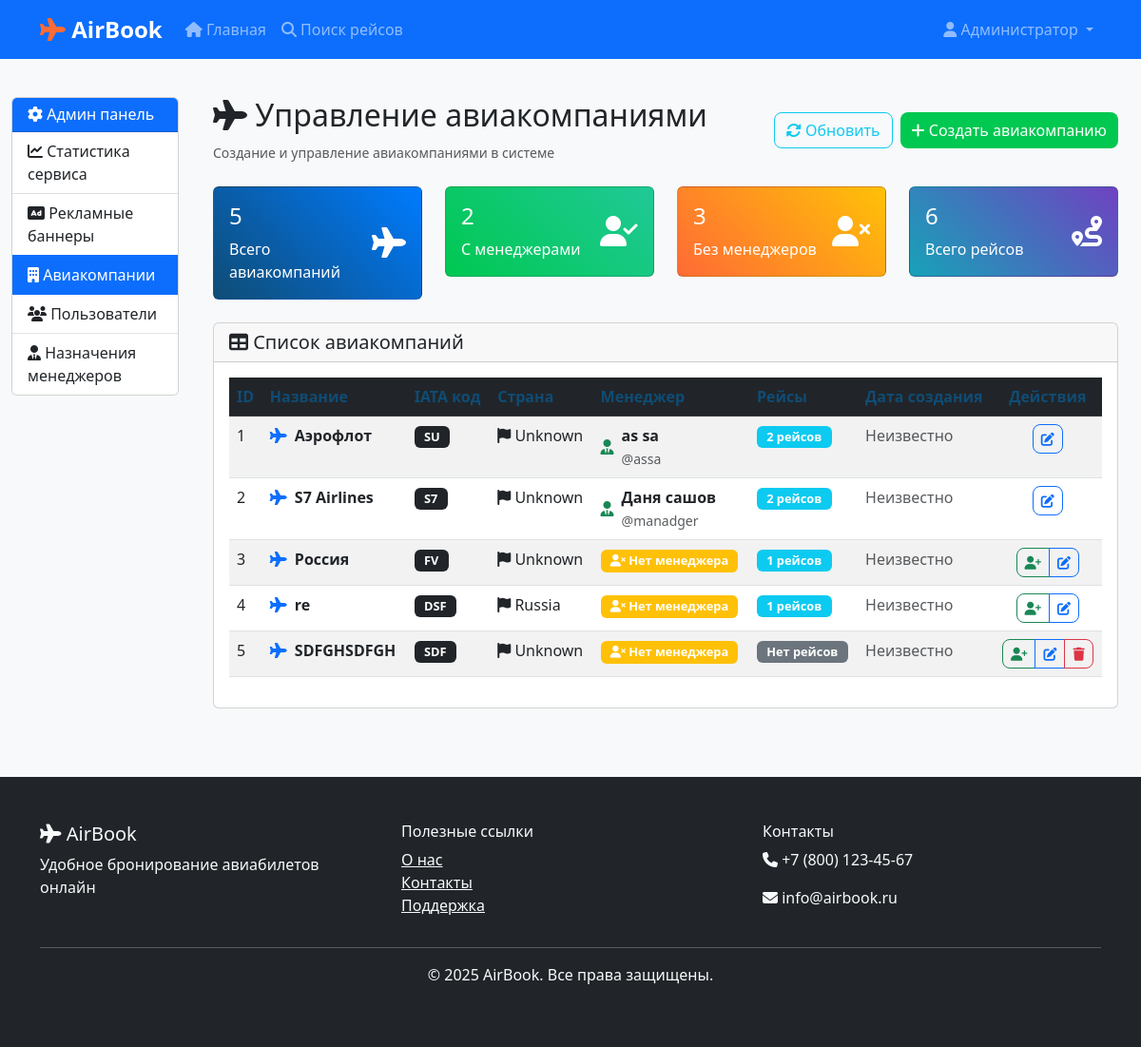
Page /admin/airlines (signed in) on the committed database.
### models.py (models this page shows, shortened)
class User(UserMixin, db.Model):
    id = db.Column(db.Integer, primary_key=True)
    username = db.Column(db.String(80), unique=True, nullable=False)
    email = db.Column(db.String(120), unique=True, nullable=False)
    password_hash = db.Column(db.String(128))
    role = db.Column(db.String(20), default='user')  # user, manager, admin
    first_name = db.Column(db.String(50))
    last_name = db.Column(db.String(50))
    phone = db.Column(db.String(20))
    company_id = db.Column(db.Integer, db.ForeignKey('airline.id'), nullable=True)  # Для менеджеров
    created_at = db.Column(db.DateTime, default=datetime.utcnow)
    is_active = db.Column(db.Boolean, default=True, nullable=False)  # Статус активности
    bookings = db.relationship('Booking', backref='user', lazy=True)
    company = db.relationship('Airline', backref='managers', lazy=True)
    def is_admin(self):
        return self.role == 'admin'
    def is_manager(self):
        return self.role == 'manager'

class Airline(db.Model):
    id = db.Column(db.Integer, primary_key=True)
    code = db.Column(db.String(3), unique=True, nullable=False)  # IATA код авиакомпании
    name = db.Column(db.String(100), nullable=False)
    country = db.Column(db.String(50), nullable=False)  # Страна авиакомпании
    flights = db.relationship('Flight', backref='airline', lazy=True)

### app.py (the view)
    @app.route('/admin/airlines')
    @login_required
    def admin_airlines():
        if not current_user.is_admin():
            flash('Доступ запрещен', 'error')
            return redirect(url_for('index'))
        airlines = Airline.query.all()
        airline_managers = {}
        for airline in airlines:
            managers = User.query.filter_by(company_id=airline.id, role='manager').all()
            airline_managers[airline.id] = managers[0] if managers else None
        unassigned_managers = User.query.filter_by(role='manager', company_id=None).all()
        airlines_with_managers = 0
        airlines_without_managers = 0
        total_flights = 0
        for airline in airlines:
            if airline_managers.get(airline.id):
                airlines_with_managers += 1
            else:
                airlines_without_managers += 1
            if airline.flights:
                total_flights += len(airline.flights)
        return render_template('admin/airlines.html',
                             airlines=airlines,
                             airline_managers=airline_managers,
                             unassigned_managers=unassigned_managers,
                             airlines_with_managers=airlines_with_managers,
                             airlines_without_managers=airlines_without_managers,
                             total_flights=total_flights)

### templates/admin/airlines.html (shortened to what this page needs)
{% extends "admin/base.html" %}
{% block admin_content %}
<div class="container-fluid">
    <div class="row">
        <div class="col-12">
            <div class="d-flex justify-content-between align-items-center mb-4">
                <div>
                    <h2><i class="fas fa-plane"></i> Управление авиакомпаниями</h2>
                    <small class="text-muted">Создание и управление авиакомпаниями в системе</small>
                </div>
                <div class="d-flex gap-2">
                    <button class="btn btn-outline-info" onclick="refreshPage()" title="Обновить">
                        <i class="fas fa-sync-alt"></i> Обновить
                    </button>
                    <button class="btn btn-success" data-bs-toggle="modal" data-bs-target="#createAirlineModal">
                        <i class="fas fa-plus"></i> Создать авиакомпанию
                    </button>
                </div>
            </div>
            <div class="row mb-4">
                <div class="col-md-3">
                    <div class="card bg-primary text-white">
                        <div class="card-body">
                            <div class="d-flex justify-content-between">
                                <div>
                                    <h4>{{ airlines|length }}</h4>
                                    <span>Всего авиакомпаний</span>
                                </div>
                                <div class="align-self-center">
                                    <i class="fas fa-plane fa-2x"></i>
                                </div>
                            </div>
                        </div>
                    </div>
                </div>
                <div class="col-md-3">
                    <div class="card bg-success text-white">
                        <div class="card-body">
                            <div class="d-flex justify-content-between">
                                <div>
                                    <h4>{{ airlines_with_managers }}</h4>
                                    <span>С менеджерами</span>
                                </div>
                                <div class="align-self-center">
                                    <i class="fas fa-user-check fa-2x"></i>
                                </div>
                            </div>
                        </div>
                    </div>
                </div>
                <div class="col-md-3">
                    <div class="card bg-warning text-white">
                        <div class="card-body">
                            <div class="d-flex justify-content-between">
                                <div>
                                    <h4>{{ airlines_without_managers }}</h4>
                                    <span>Без менеджеров</span>
                                </div>
                                <div class="align-self-center">
                                    <i class="fas fa-user-times fa-2x"></i>
                                </div>
                            </div>
                        </div>
                    </div>
                </div>
                <div class="col-md-3">
                    <div class="card bg-info text-white">
                        <div class="card-body">
                            <div class="d-flex justify-content-between">
                                <div>
                                    <h4>{{ total_flights }}</h4>
                                    <span>Всего рейсов</span>
                                </div>
                                <div class="align-self-center">
                                    <i class="fas fa-route fa-2x"></i>
                                </div>
                            </div>
                        </div>
                    </div>
                </div>
            </div>
            <div class="card">
                <div class="card-header">
                    <h5 class="mb-0"><i class="fas fa-table"></i> Список авиакомпаний</h5>
                </div>
                <div class="card-body">
                    {% if airlines %}
                        <div class="table-responsive">
                            <table class="table table-striped table-hover">
                                <thead class="table-dark">
                                    <tr>
                                        <th>ID</th>
                                        <th>Название</th>
                                        <th>IATA код</th>
                                        <th>Страна</th>
                                        <th>Менеджер</th>
                                        <th>Рейсы</th>
                                        <th>Дата создания</th>
                                        <th class="text-center">Действия</th>
                                    </tr>
                                </thead>
                                <tbody>
                                    {% for airline in airlines %}
                                        <tr>
                                            <td>{{ airline.id }}</td>
                                            <td>
                                                <div class="d-flex align-items-center">
                                                    <i class="fas fa-plane text-primary me-2"></i>
                                                    <strong>{{ airline.name }}</strong>
                                                </div>
                                            </td>
                                            <td>
                                                <span class="badge bg-dark">{{ airline.code }}</span>
                                            </td>
                                            <td>
                                                <i class="fas fa-flag"></i> {{ airline.country }}
                                            </td>
                                            <td>
                                                {% set manager = airline_managers[airline.id] %}
                                                {% if manager %}
                                                    <div class="d-flex align-items-center">
                                                        <i class="fas fa-user-tie text-success me-2"></i>
                                                        <div>
                                                            <strong>{{ manager.first_name }} {{ manager.last_name }}</strong>
                                                            <br>
                                                            <small class="text-muted">@{{ manager.username }}</small>
                                                        </div>
                                                    </div>
                                                {% else %}
                                                    <span class="badge bg-warning">
                                                        <i class="fas fa-user-times"></i> Нет менеджера
                                                    </span>
                                                {% endif %}
                                            </td>
                                            <td>
                                                {% if airline.flights %}
                                                    <span class="badge bg-info">{{ airline.flights|length }} рейсов</span>
                                                {% else %}
                                                    <span class="badge bg-secondary">Нет рейсов</span>
                                                {% endif %}
                                            </td>
                                            <td>
                                                {% if airline.created_at %}
                                                    {{ airline.created_at.strftime('%d.%m.%Y') }}
                                                {% else %}
                                                    <span class="text-muted">Неизвестно</span>
                                                {% endif %}
                                            </td>
                                            <td class="text-center">
                                                <div class="btn-group" role="group">
                                                    {% if not airline_managers[airline.id] %}
                                                        <button class="btn btn-sm btn-outline-success"
                                                                onclick="assignManagerToAirline({{ airline.id }}, '{{ airline.name }}')"
                                                                title="Назначить менеджера">
                                                            <i class="fas fa-user-plus"></i>
                                                        </button>
                                                    {% endif %}
                                                    <button class="btn btn-sm btn-outline-primary"
                                                            onclick="editAirline({{ airline.id }}, '{{ airline.name }}', '{{ airline.code }}', '{{ airline.country }}')"
                                                            title="Редактировать">
                                                        <i class="fas fa-edit"></i>
                                                    </button>
                                                    {% if not airline.flights %}
                                                        <button class="btn btn-sm btn-outline-danger"
                                                                onclick="deleteAirline({{ airline.id }}, '{{ airline.name }}')"
                                                                title="Удалить">
                                                            <i class="fas fa-trash"></i>
                                                        </button>
                                                    {% endif %}
                                                </div>
                                            </td>
                                        </tr>
                                    {% endfor %}
                                </tbody>
                            </table>
                        </div>
                    {% endif %}
                </div>
            </div>
        </div>
    </div>
</div>
{% endblock %}

### templates/base.html (shortened to what this page needs)
<!DOCTYPE html>
<html lang="ru">
<head>
    <link href="https://cdn.jsdelivr.net/npm/bootstrap@5.3.0/dist/css/bootstrap.min.css" rel="stylesheet">
    <link rel="stylesheet" href="https://cdnjs.cloudflare.com/ajax/libs/font-awesome/6.4.0/css/all.min.css">
    <link rel="stylesheet" href="{{ url_for('static', filename='css/style.css') }}">
</head>
<body>
    <nav class="navbar navbar-expand-lg navbar-dark bg-primary">
        <div class="container">
            <a class="navbar-brand" href="{{ url_for('index') }}">
                <i class="fas fa-plane"></i> AirBook
            </a>
            <div class="collapse navbar-collapse" id="navbarNav">
                <ul class="navbar-nav me-auto">
                    <li class="nav-item">
                        <a class="nav-link" href="{{ url_for('index') }}">
                            <i class="fas fa-home"></i> Главная
                        </a>
                    </li>
                    <li class="nav-item">
                        <a class="nav-link" href="{{ url_for('search_flights') }}">
                            <i class="fas fa-search"></i> Поиск рейсов
                        </a>
                    </li>
                </ul>
                <ul class="navbar-nav">
                    {% if current_user.is_authenticated %}
                        <li class="nav-item dropdown">
                            <a class="nav-link dropdown-toggle" href="#" id="navbarDropdown" role="button" data-bs-toggle="dropdown">
                                <i class="fas fa-user"></i> {{ current_user.first_name }}
                            </a>
                        </li>
                    {% endif %}
                </ul>
            </div>
        </div>
    </nav>
    <main>
        {% block content %}{% endblock %}
    </main>
    <footer class="bg-dark text-light py-5 mt-5">
        <div class="container">
            <div class="row">
                <div class="col-md-4">
                    <h5><i class="fas fa-plane"></i> AirBook</h5>
                    <p>Удобное бронирование авиабилетов онлайн</p>
                </div>
                <div class="col-md-4">
                    <h6>Полезные ссылки</h6>
                    <ul class="list-unstyled">
                        <li><a href="#" class="text-light">О нас</a></li>
                        <li><a href="#" class="text-light">Контакты</a></li>
                        <li><a href="#" class="text-light">Поддержка</a></li>
                    </ul>
                </div>
                <div class="col-md-4">
                    <h6>Контакты</h6>
                    <p><i class="fas fa-phone"></i> +7 (800) 123-45-67</p>
                    <p><i class="fas fa-envelope"></i> info@airbook.ru</p>
                </div>
            </div>
            <hr>
            <div class="text-center">
                <p>&copy; 2025 AirBook. Все права защищены.</p>
            </div>
        </div>
    </footer>
</body>
</html>

### rows in the picture
User: first_name "Администратор"
Airline: id "1", name "Аэрофлот", code "SU", country "Unknown", flights|length "2"
User: first_name "as", last_name "sa", username "assa"
Airline: id "2", name "S7 Airlines", code "S7", country "Unknown", flights|length "2"
User: first_name "Даня", last_name "сашов", username "manadger"
Airline: id "3", name "Россия", code "FV", country "Unknown", shows "Нет менеджера", flights|length "1"
Airline: id "4", name "re", code "DSF", country "Russia", shows "Нет менеджера", flights|length "1"
Airline: id "5", name "SDFGHSDFGH", code "SDF", country "Unknown", shows "Нет менеджера", shows "Нет рейсов"

### other values in the picture
{{ airlines|length }} "5"
{{ airlines_with_managers }} "2"
{{ airlines_without_managers }} "3"
{{ total_flights }} "6"
